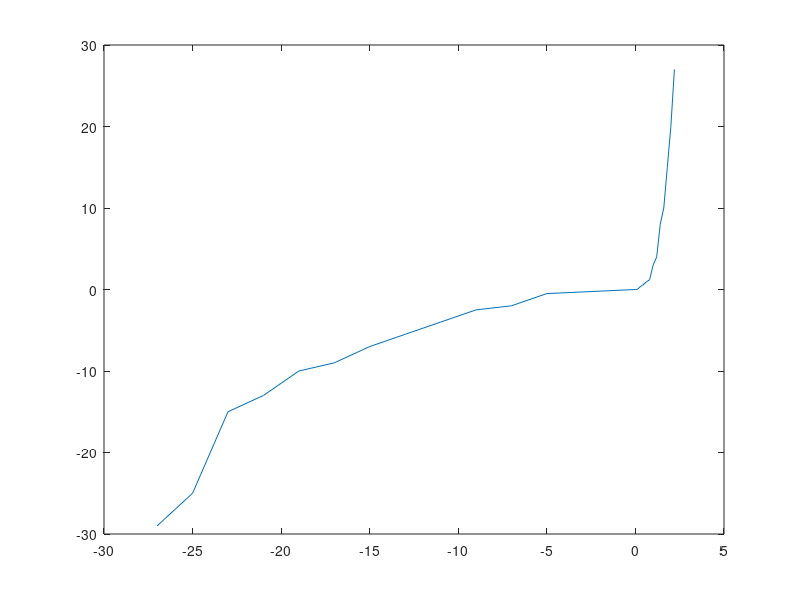

Write the MATLAB code that produced this figure.
V= [ -27 -25 -23 -21 -19 -17 -15 -13 -11 -09 -07 -05 0 0.1 0.2 0.3 0.4 0.6 0.8 1.0 1.2 1.4 1.6 1.8 2.0 2.2];
I= [ -29 -25 -15 -13 -10 -09 -7 -5.5 -4 -2.5 -2 -0.5 0 0 0.2 0.4 0.5 0.9 1.2 3 4 8 10 15 20 27];
plot(V,I);